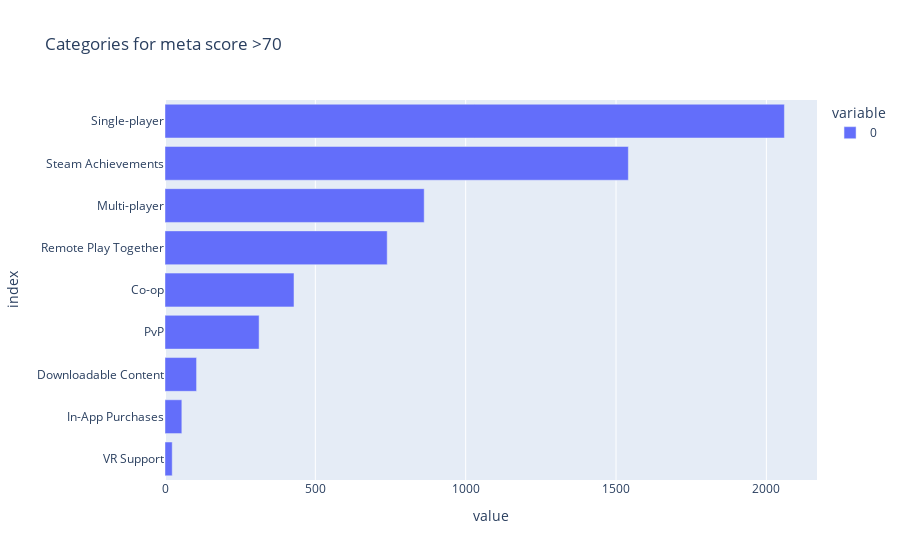

Notebook cell for this chart:
### Code cell
top_ten = gamedf[gamedf.meta_score > 70].sort_values(by = 'meta_score', ascending=False)
fig = top_ten[cat_cols].sum().sort_values().plot.barh(title = 'Categories for meta score >70')
fig.show()

### Figure 1 — Plotly figure (JSON) as saved in the notebook; plotly's stock layout.template omitted (floating-point values rounded to 4 significant figures)
{"data": [{"alignmentgroup": "True", "hovertemplate": "variable=0<br>value=%{x}<br>index=%{y}<extra></extra>", "legendgroup": "0", "marker": {"color": "#636efa"}, "name": "0", "offsetgroup": "0", "orientation": "h", "showlegend": true, "textposition": "auto", "type": "bar", "x": [24, 56, 105, 313, 429, 739, 862, 1541, 2060], "xaxis": "x", "y": ["VR Support", "In-App Purchases", "Downloadable Content", "PvP", "Co-op", "Remote Play Together", "Multi-player", "Steam Achievements", "Single-player"], "yaxis": "y"}], "layout": {"barmode": "relative", "legend": {"title": {"text": "variable"}, "tracegroupgap": 0}, "title": {"text": "Categories for meta score >70"}, "xaxis": {"anchor": "y", "domain": [0, 1], "title": {"text": "value"}}, "yaxis": {"anchor": "x", "domain": [0, 1], "title": {"text": "index"}}}}
